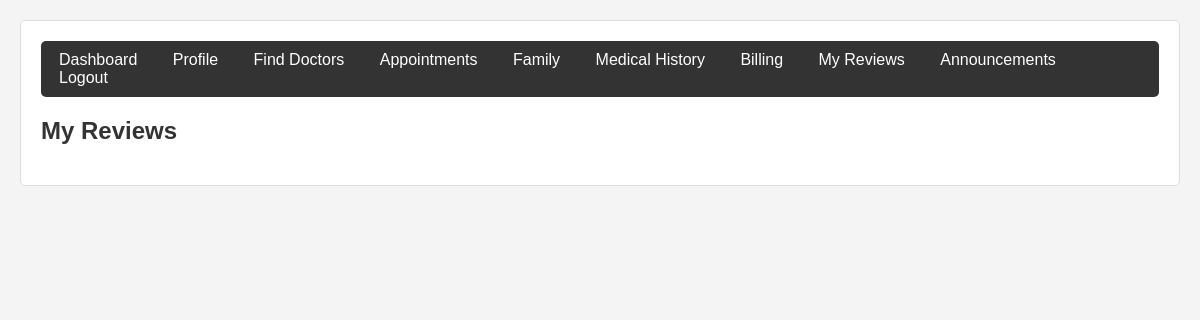
/patient/controllers/PatientController.php?page=reviews (signed in), run on an earlier commit of the app's database.
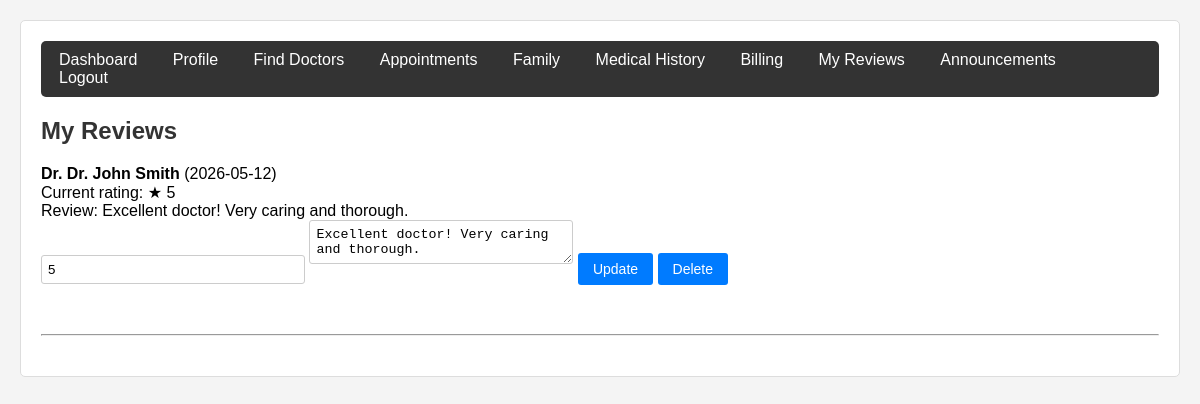
And on a later commit of the database.
### tables this page shows
CREATE TABLE `appointments` (
  `id` int(11) NOT NULL,
  `patient_id` int(11) NOT NULL,
  `doctor_id` int(11) NOT NULL,
  `dependent_id` int(11) DEFAULT NULL,
  `appointment_date` date NOT NULL,
  `appointment_time` time NOT NULL,
  `reason` text DEFAULT NULL,
  `status` enum('pending','confirmed','checked_in','completed','cancelled','no_show') DEFAULT 'pending',
  `booked_by` enum('patient','receptionist') DEFAULT 'patient',
  `created_at` timestamp NOT NULL DEFAULT current_timestamp()
);

CREATE TABLE `users` (
  `id` int(11) NOT NULL,
  `name` varchar(100) NOT NULL,
  `email` varchar(100) NOT NULL,
  `password_hash` varchar(255) NOT NULL,
  `phone` varchar(20) DEFAULT NULL,
  `role` enum('patient','doctor','receptionist','admin') DEFAULT 'patient',
  `profile_pic` varchar(255) DEFAULT NULL,
  `is_active` tinyint(1) DEFAULT 1,
  `created_at` timestamp NOT NULL DEFAULT current_timestamp()
);

CREATE TABLE `doctor_reviews` (
  `id` int(11) NOT NULL,
  `appointment_id` int(11) NOT NULL,
  `patient_id` int(11) NOT NULL,
  `doctor_id` int(11) NOT NULL,
  `rating` int(11) DEFAULT NULL CHECK (`rating` >= 1 and `rating` <= 5),
  `review_text` text DEFAULT NULL,
  `created_at` timestamp NOT NULL DEFAULT current_timestamp()
);

### patient/models/Appointment.php (called while the page is built, shortened)
<?php
require_once __DIR__ . '/../config/database.php';
class Appointment {
    private $conn;
    public function __construct() {
        $database = new Database();
        $this->conn = $database->getConnection();
    }
    public function getPast($patient_id) {
        $stmt = $this->conn->prepare("SELECT a.*, u.name as doctor_name, d.id as doctor_db_id, (SELECT COUNT(*) FROM consultation_notes WHERE appointment_id = a.id) as has_notes FROM appointments a JOIN doctors d ON a.doctor_id = d.id JOIN users u ON d.user_id = u.id WHERE a.patient_id = ? AND (a.appointment_date < CURDATE() OR a.status = 'completed') ORDER BY a.appointment_date DESC");
        $stmt->bind_param("i", $patient_id);
        $stmt->execute();
        $result = $stmt->get_result();
        $data = [];
        while($row = $result->fetch_assoc()) $data[] = $row;
        return $data;
    }
}
?>

### patient/config/database.php (called while the page is built, shortened)
<?php
class Database {
    private $host = "localhost";
    private $db_name = "hospital_db";
    private $username = "root";
    private $password = "";
    public function getConnection() {
        $this->conn = null;
        try {
            $this->conn = new mysqli($this->host, $this->username, $this->password, $this->db_name);
            $this->conn->set_charset("utf8mb4");
        } catch(Exception $e) {
            die("Connection error: " . $e->getMessage());
        }
        return $this->conn;
    }
}
?>

### patient/models/Patient.php (called while the page is built, shortened)
<?php
require_once __DIR__ . '/../config/database.php';
class Patient {
    private $conn;
    public function __construct() {
        $database = new Database();
        $this->conn = $database->getConnection();
    }
    public function getByUserId($user_id) {
        $stmt = $this->conn->prepare("SELECT * FROM patients WHERE user_id = ?");
        $stmt->bind_param("i", $user_id);
        $stmt->execute();
        return $stmt->get_result()->fetch_assoc();
    }
}
?>

### patient/models/Review.php (called while the page is built, shortened)
<?php
require_once __DIR__ . '/../config/database.php';
class Review {
    private $conn;
    public function __construct() {
        $database = new Database();
        $this->conn = $database->getConnection();
    }
    public function getByAppointment($appointment_id, $patient_id) {
        $stmt = $this->conn->prepare("SELECT * FROM doctor_reviews WHERE appointment_id = ? AND patient_id = ?");
        $stmt->bind_param("ii", $appointment_id, $patient_id);
        $stmt->execute();
        return $stmt->get_result()->fetch_assoc();
    }
}
?>

### patient/views/patient/reviews.php (the view, shortened to what this page needs)
<?php
$pastApps = $appointmentModel->getPast($patient_data['id']);
?>
<h2>My Reviews</h2>
<?php foreach($pastApps as $app):
    $existing = $reviewModel->getByAppointment($app['id'], $patient_data['id']);
?>
<div>
    <strong>Dr. <?php echo htmlspecialchars($app['doctor_name']); ?></strong> (<?php echo $app['appointment_date']; ?>)<br>
    <?php if($existing): ?>
        Current rating: ★ <?php echo $existing['rating']; ?><br>
        Review: <?php echo htmlspecialchars($existing['review_text']); ?><br>
        <form method="post" style="display:inline-block;">
            <input type="number" name="rating" min="1" max="5" value="<?php echo $existing['rating']; ?>" required>
            <textarea name="review_text"><?php echo htmlspecialchars($existing['review_text']); ?></textarea>
            <button type="submit" name="update_review">Update</button>
            <button type="submit" name="delete_review" onclick="return confirm('Delete this review?')">Delete</button>
        </form>
    <?php endif; ?>
</div><hr>
<?php endforeach; ?>

### patient/controllers/PatientController.php (shortened to what this page needs)
<?php
require_once __DIR__ . '/../models/Patient.php';
require_once __DIR__ . '/../models/Appointment.php';
require_once __DIR__ . '/../models/Review.php';
$patientModel = new Patient();
$appointmentModel = new Appointment();
$reviewModel = new Review();
$patient_data = $patientModel->getByUserId($_SESSION['user_id']);
$page = isset($_GET['page']) ? $_GET['page'] : 'dashboard';
?>
<!DOCTYPE html>
<html>
<head>
    <link rel="stylesheet" href="../assets/css/style.css">
</head>
<body>
<div class="container">
    <div class="nav">
        <a href="?page=dashboard">Dashboard</a>
        <a href="?page=profile">Profile</a>
        <a href="?page=doctors">Find Doctors</a>
        <a href="?page=appointments">Appointments</a>
        <a href="?page=dependents">Family</a>
        <a href="?page=medical_history">Medical History</a>
        <a href="?page=billing">Billing</a>
        <a href="?page=reviews">My Reviews</a>
        <a href="?page=announcements">Announcements</a>
        <a href="../logout.php">Logout</a>
    </div>
    <div class="content">
        <?php
        switch($page) {
            case 'reviews': include __DIR__ . '/../views/patient/reviews.php'; break;
        }
        ?>
    </div>
</div>
</body>
</html>

### patient/assets/css/style.css (style rules this page uses)
body { font-family: Arial, Helvetica, sans-serif; background: #f4f4f4; margin: 0; padding: 20px; }
.container { max-width: 1200px; margin: auto; background: white; padding: 20px; border-radius: 5px; border: 1px solid #ddd; }
.nav { background: #333; padding: 10px; margin-bottom: 20px; border-radius: 5px; }
.nav a { color: white; text-decoration: none; margin-right: 15px; padding: 5px 8px; }
h2, h3 { color: #333; }
form { margin-bottom: 20px; }
input, select, textarea { padding: 6px; border: 1px solid #ccc; border-radius: 3px; width: 250px; margin-bottom: 10px; }
button, input[type="submit"] { background: #007BFF; color: white; border: none; padding: 8px 15px; cursor: pointer; border-radius: 3px; font-size: 14px; }
a { color: #007BFF; text-decoration: none; }
hr { margin: 20px 0; }

What changed in the data, as far as the page shows it:
added appointments: users.name "Dr. John Smith", appointment_date "2026-05-12", doctor_reviews.rating "5", doctor_reviews.review_text "Excellent doctor! Very caring and thorough.", rating "5", review_text "Excellent doctor! Very caring and thorough."
